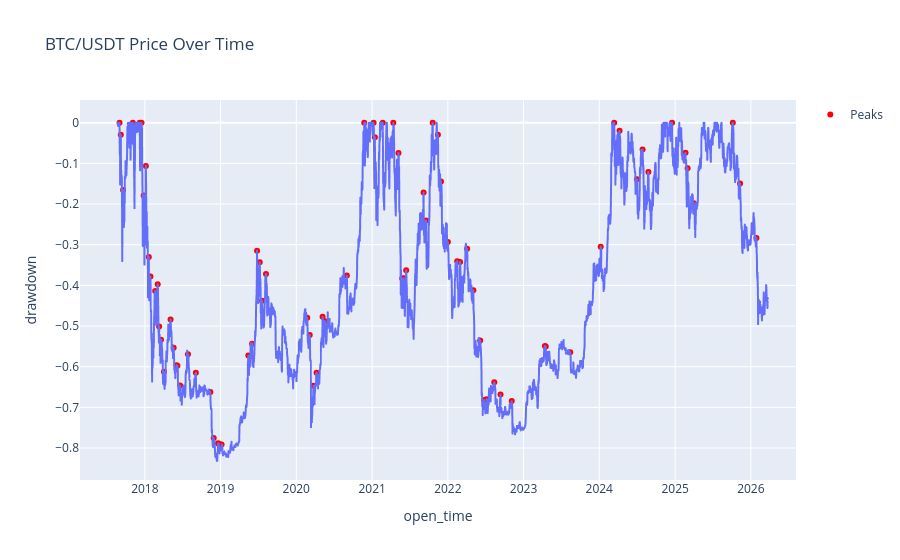

Notebook code for this chart:
### Markdown cell above
**Visualize drawdown over time**

### Code cell
figure= px.line(df, x="open_time", y="drawdown", title="BTC/USDT Price Over Time")
figure.add_scatter(
    x=peaks["open_time"],
    y=peaks["drawdown"],
    mode="markers",
    marker=dict(color="red", size=6),
    name="Peaks"
)
figure.show()

### Figure 1 — Plotly figure (JSON) as saved in the notebook; plotly's stock layout.template omitted (floating-point values rounded to 4 significant figures; data arrays with more than 128 entries replaced by an {"elided": "..."} marker saying what was removed)
{"data": [{"hovertemplate": "open_time=%{x}<br>drawdown=%{y}<extra></extra>", "legendgroup": "", "line": {"color": "#636efa", "dash": "solid"}, "marker": {"symbol": "circle"}, "mode": "lines", "name": "", "showlegend": false, "type": "scattergl", "x": {"elided": "3135 str values"}, "xaxis": "x", "y": {"elided": "3135 float values"}, "yaxis": "y"}, {"marker": {"color": "red", "size": 6}, "mode": "markers", "name": "Peaks", "type": "scatter", "x": ["2017-09-01", "2017-09-07", "2017-09-18", "2017-11-04", "2017-12-07", "2017-12-16", "2017-12-26", "2018-01-06", "2018-01-20", "2018-01-28", "2018-02-20", "2018-03-04", "2018-03-11", "2018-03-20", "2018-04-03", "2018-05-05", "2018-05-20", "2018-06-03", "2018-06-07", "2018-06-20", "2018-07-28", "2018-09-04", "2018-11-13", "2018-11-29", "2018-12-20", "2018-12-24", "2019-01-06", "2019-05-15", "2019-06-02", "2019-06-26", "2019-07-09", "2019-07-20", "2019-08-08", "2020-02-23", "2020-03-06", "2020-03-24", "2020-04-08", "2020-05-07", "2020-05-19", "2020-09-01", "2020-11-24", "2021-01-08", "2021-01-14", "2021-02-21", "2021-04-13", "2021-05-08", "2021-05-26", "2021-06-03", "2021-06-14", "2021-09-06", "2021-09-18", "2021-10-20", "2021-11-14", "2021-11-29", "2022-01-01", "2022-02-15", "2022-03-01", "2022-04-04", "2022-05-04", "2022-06-06", "2022-06-25", "2022-07-07", "2022-08-13", "2022-09-12", "2022-11-05", "2023-04-14", "2023-04-18", "2023-08-14", "2024-01-08", "2024-03-13", "2024-04-08", "2024-07-01", "2024-07-28", "2024-08-25", "2024-12-17", "2025-02-20", "2025-03-02", "2025-04-01", "2025-10-06", "2025-11-10", "2026-01-28"], "y": [0.0, -0.02964, -0.1654, 0.0, 0.0, 0.0, -0.1787, -0.1064, -0.3299, -0.3781, -0.4136, -0.3972, -0.5009, -0.5336, -0.6123, -0.4836, -0.5536, -0.5962, -0.5974, -0.646, -0.5694, -0.6148, -0.6619, -0.7751, -0.788, -0.7902, -0.7913, -0.5723, -0.5432, -0.3146, -0.3434, -0.4378, -0.3718, -0.4798, -0.522, -0.6469, -0.6146, -0.4772, -0.4883, -0.3759, 0.0, 0.0, -0.03544, 0.0, 0.0, -0.07413, -0.3827, -0.3827, -0.3627, -0.1716, -0.2404, 0.0, -0.02972, -0.1444, -0.2933, -0.3403, -0.3422, -0.3102, -0.4122, -0.5354, -0.6817, -0.6798, -0.638, -0.6683, -0.6846, -0.5488, -0.5501, -0.5642, -0.3047, 0.0, -0.01988, -0.1392, -0.066, -0.1211, 0.0, -0.07385, -0.1119, -0.1977, 0.0, -0.1496, -0.2836]}], "layout": {"legend": {"tracegroupgap": 0}, "title": {"text": "BTC/USDT Price Over Time"}, "xaxis": {"anchor": "y", "domain": [0, 1], "title": {"text": "open_time"}}, "yaxis": {"anchor": "x", "domain": [0, 1], "title": {"text": "drawdown"}}}}
